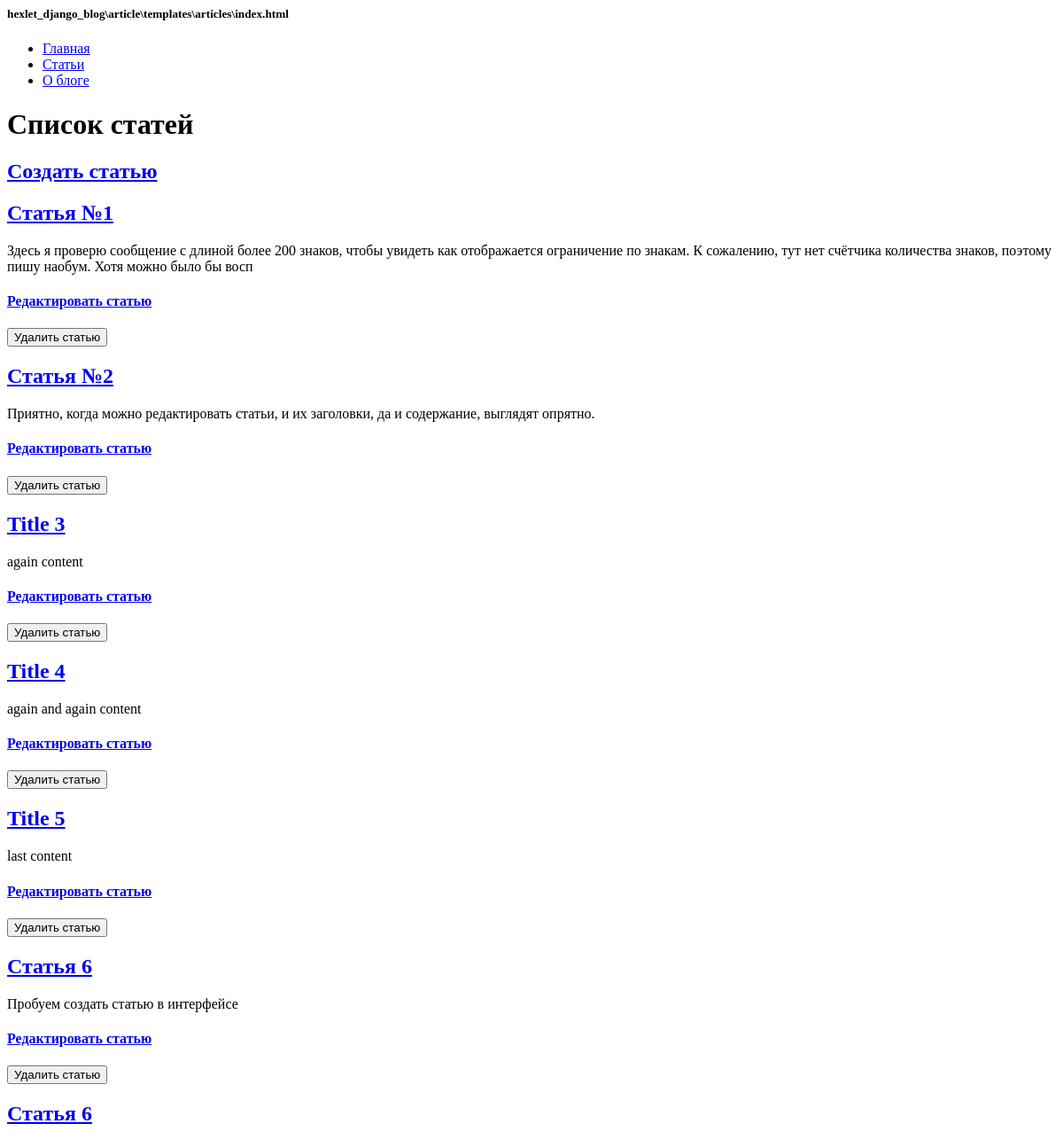
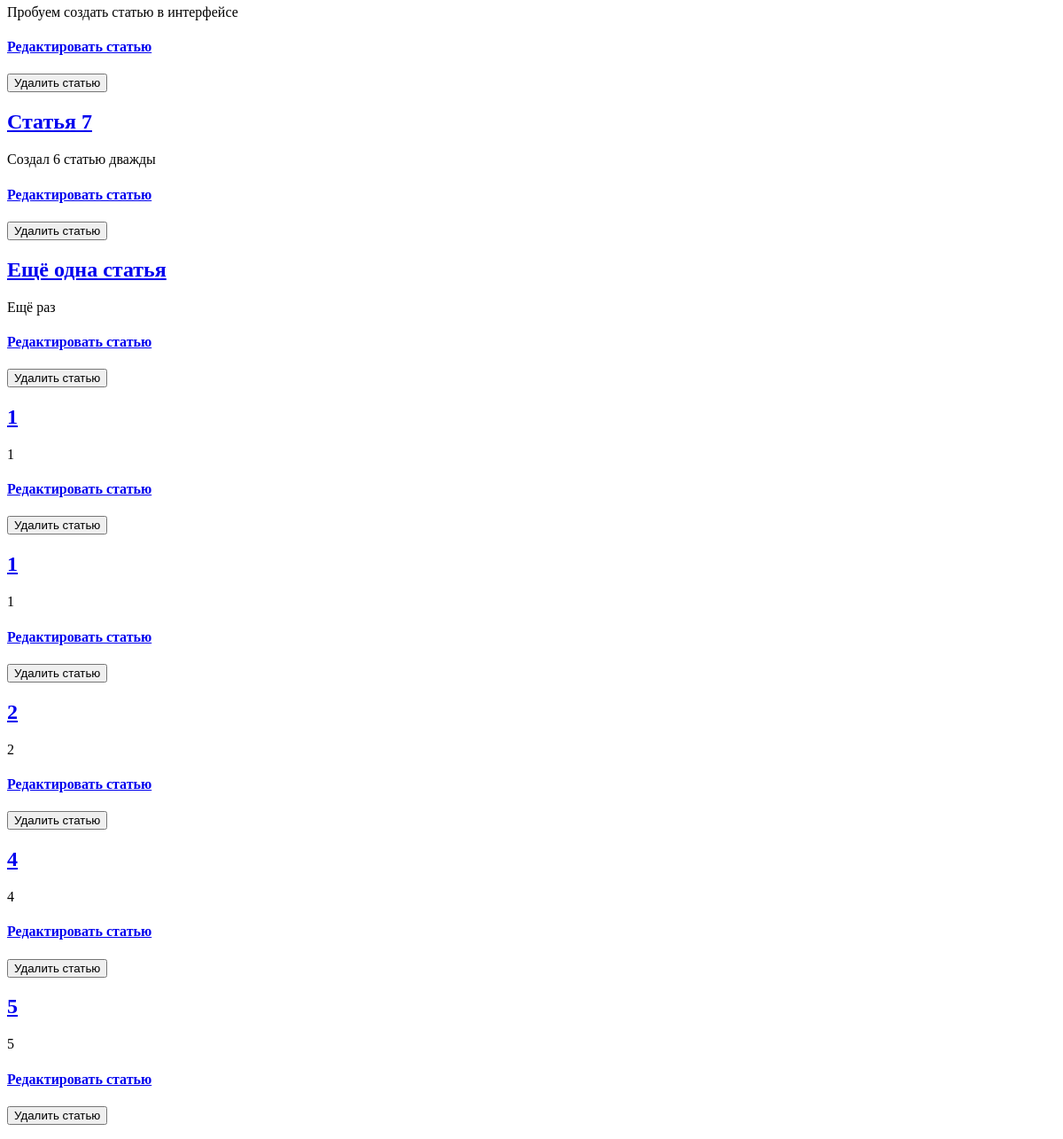
The page /articles/ on the database as committed earlier (2 pictures, top to bottom).
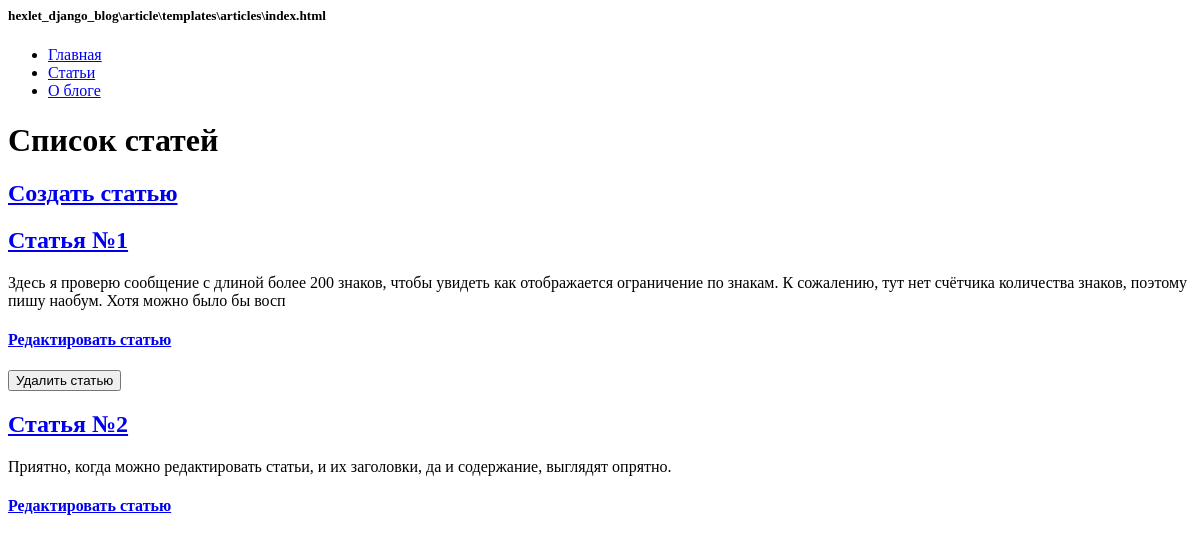
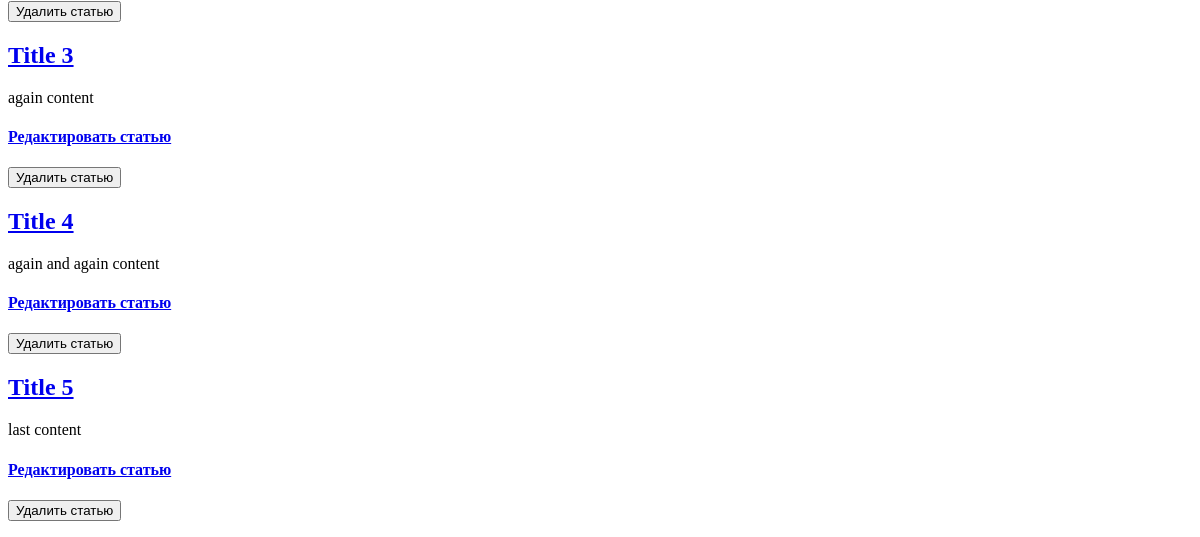
The same page on the database as committed later (2 pictures, top to bottom).
### hexlet_django_blog/article/models.py (models this page shows, shortened)
class Article(models.Model):
    name = models.CharField(max_length=200) # название статьи
    body = models.TextField() # тело статьи
    created_at = models.DateTimeField(auto_now_add=True)
    updated_at = models.DateTimeField(auto_now=True)

### hexlet_django_blog/article/views.py (the view)
# urls.py: path('', views.IndexView.as_view(), name='articles_index'),
class IndexView(View):
    def get(self, request, *args, **kwargs):
        articles = Article.objects.all()[:15]
        return render(request, 'articles/index.html', context={'articles': articles,})

### hexlet_django_blog/templates/articles/index.html (shortened to what this page needs)
<h5>hexlet_django_blog\article\templates\articles\index.html</h5>
{% extends 'base.html' %}
{% block content %}
    <h1>Список статей</h1>
    <h2><a href='{% url 'articles_create' %}'>Создать статью</a></h2>
    {% for article in articles %}
        <h2><a href='{% url 'article' id=article.id %}'>{{ article.name }}</a></h2>
        <div>{{ article.body|slice:':200' }}</div>
        <h4><a href='{% url 'articles_update' id=article.id %}'>Редактировать статью</a></h4>
        <form action="{% url "articles_delete" article.id %}" method="post">
            <input type="submit" value="Удалить статью">
        </form>
    {% endfor %}
{% endblock %}

### hexlet_django_blog/templates/base.html (shortened to what this page needs)
<!DOCTYPE html>
<html lang="en">
<head>
</head>
<body>
<div id="sidebar">
    {% block sidebar %}
        <ul>
            <li><a href='{% url 'index' %}'>Главная</a></li>
            <li><a href='{% url 'articles_index' %}'>Статьи</a></li>
            <li><a href='{% url 'about' %}'>О блоге</a></li>
        </ul>
    {% endblock %}
</div>
<div id="content">
    {% block content %}{% endblock %}
</div>
</body>
</html>

Rows that differ between the two databases and show on the page:
removed Article: name "Статья 6", body "Пробуем создать статью в интерфейсе"
removed Article: name "Статья 6", body "Пробуем создать статью в интерфейсе"
removed Article: name "Статья 7", body "Создал 6 статью дважды"
removed Article: name "Ещё одна статья", body "Ещё раз"
removed Article: name "1", body "1"
removed Article: name "1", body "1"
removed Article: name "2", body "2"
removed Article: name "4", body "4"
removed Article: name "5", body "5"
